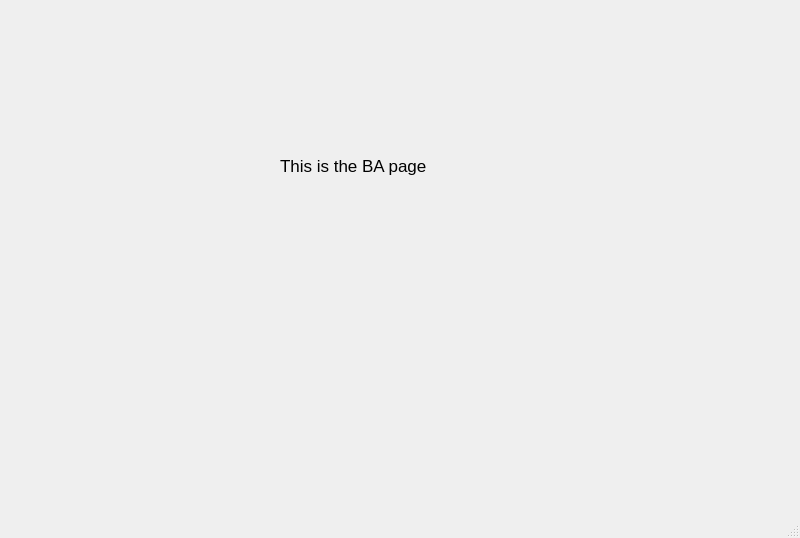
<?xml version="1.0" encoding="UTF-8"?>
<ui version="4.0">
 <class>MainWindow</class>
 <widget class="QMainWindow" name="MainWindow">
  <property name="geometry">
   <rect>
    <x>0</x>
    <y>0</y>
    <width>800</width>
    <height>538</height>
   </rect>
  </property>
  <property name="windowTitle">
   <string>MainWindow</string>
  </property>
  <widget class="QWidget" name="centralwidget">
   <widget class="QLabel" name="label">
    <property name="geometry">
     <rect>
      <x>280</x>
      <y>90</y>
      <width>291</width>
      <height>151</height>
     </rect>
    </property>
    <property name="font">
     <font>
      <pointsize>13</pointsize>
     </font>
    </property>
    <property name="text">
     <string>This is the BA page</string>
    </property>
   </widget>
  </widget>
  <widget class="QMenuBar" name="menubar">
   <property name="geometry">
    <rect>
     <x>0</x>
     <y>0</y>
     <width>800</width>
     <height>26</height>
    </rect>
   </property>
  </widget>
  <widget class="QStatusBar" name="statusbar"/>
 </widget>
 <resources/>
 <connections/>
</ui>
